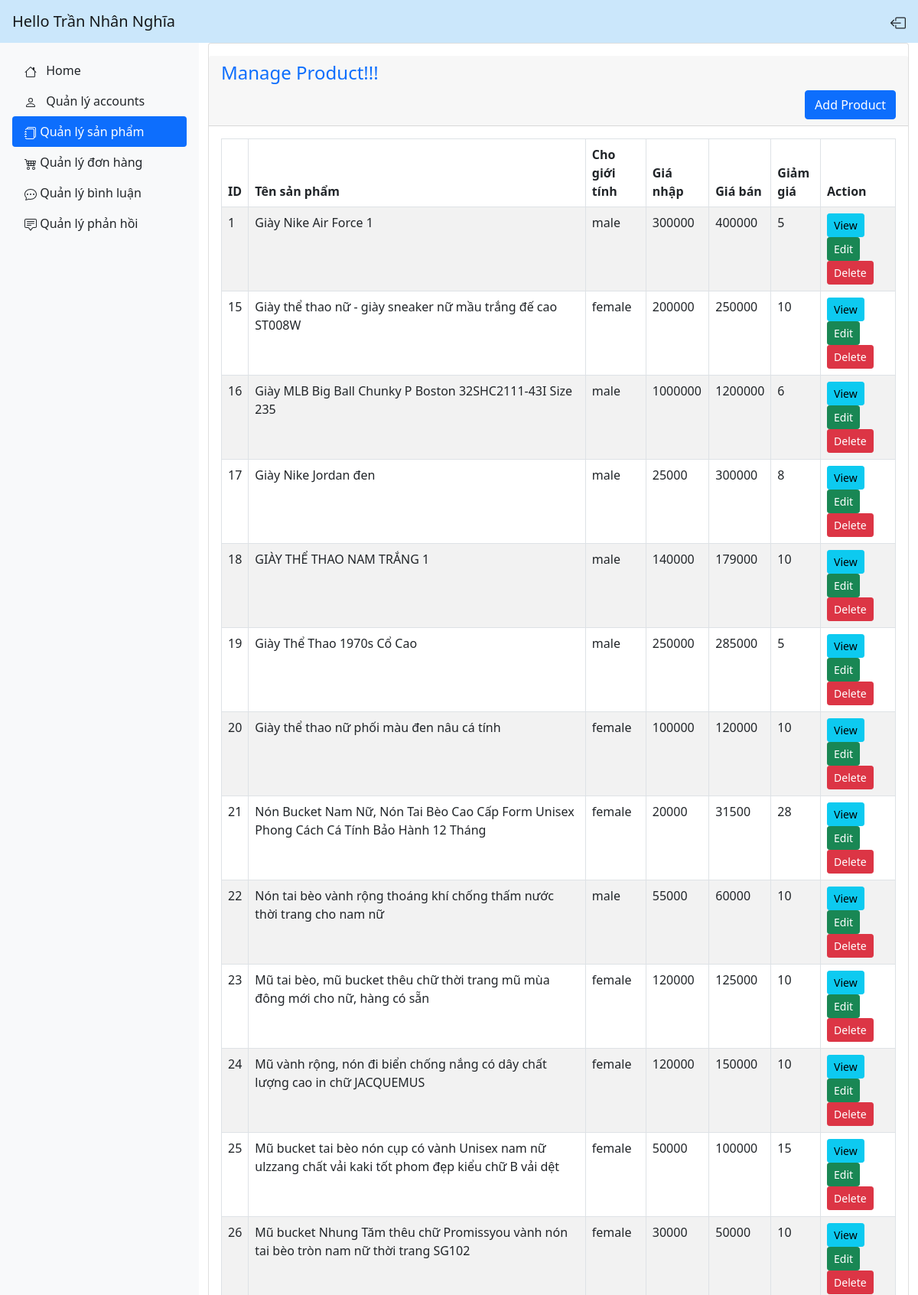
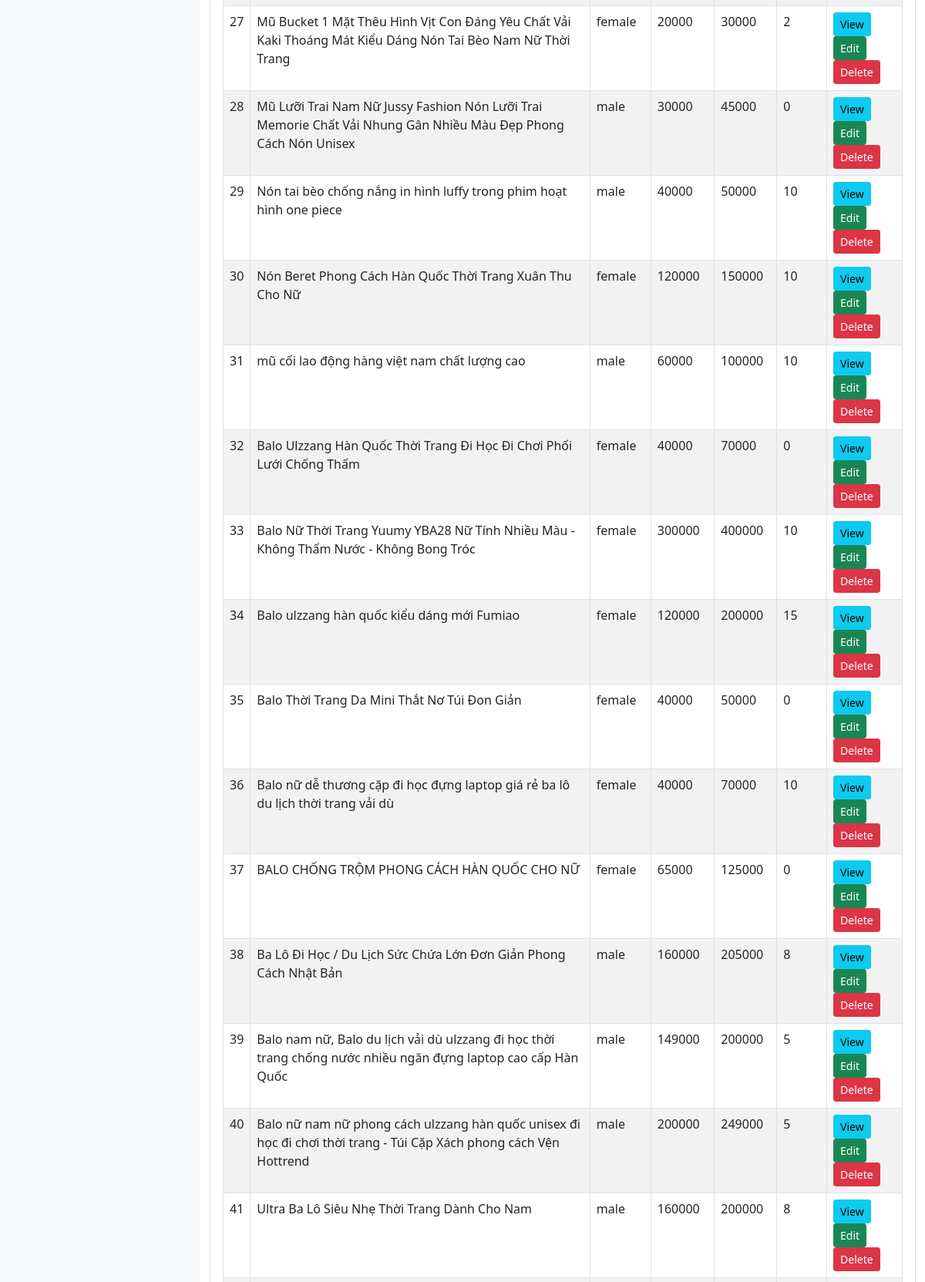
The app's page /admin/product.php (signed in, upper part) with its own data (2 pictures, top to bottom).
### tables this page shows
CREATE TABLE `products` (
  `pro_id` int(11) NOT NULL,
  `categoryKind` varchar(10) NOT NULL,
  `pro_name` varchar(255) NOT NULL,
  `forGender` varchar(20) NOT NULL,
  `price_buy` int(11) NOT NULL,
  `price_sell` int(11) NOT NULL,
  `image` varchar(255) NOT NULL,
  `pro_description` text NOT NULL,
  `sell_percent` int(4) NOT NULL,
  `created_at` date NOT NULL DEFAULT current_timestamp()
);

### HTML/admin/product.php (the view, shortened to what this page needs)
<!DOCTYPE html>
<html lang="en">
<head>
    <link href="https://cdn.jsdelivr.net/npm/bootstrap@5.0.2/dist/css/bootstrap.min.css" rel="stylesheet">
</head>
<body>
    <?php if (!isset($_SESSION['is_admin']) || !$_SESSION['is_admin']) { ?>
        <div class="alert alert-danger text-center" role="alert">
            You don't have permission
        </div>
        <a href="../index.php" class="btn btn-primary">Return to homepage</a>
    <?php } else { ?>
        <nav class="navbar navbar-light" style="background-color: #cbe7fb;">
            <span class="navbar-brand mb-0 h1 ms-3">Hello <?php echo $_SESSION['name']; ?> </span>
            <a href="logout.php" class="nav-link link-dark">
            </a>
        </nav>
        <div class="d-flex">
            <div class="d-flex flex-column flex-shrink-0 p-3 bg-light" style="width: 260px; background-color: #e3f2fd;">
                <ul class="nav nav-pills flex-column mb-auto">
                    <li class="nav-item">
                        <a href="index.php" class="nav-link link-dark">
                            Home
                        </a>
                    </li>
                    <li>
                        <a href="account.php" class="nav-link link-dark">
                            Quản lý accounts
                        </a>
                    </li>
                    <li>
                        <a href="product.php" class="nav-link active" aria-current="page">
                            Quản lý sản phẩm
                        </a>
                    </li>
                    <li>
                        <a href="order.php" class="nav-link link-dark">
                            Quản lý đơn hàng
                        </a>
                    </li>
                    <li>
                        <a href="comment.php" class="nav-link link-dark">
                            Quản lý bình luận
                        </a>
                    </li>
                    <li>
                        <a href="reply.php" class="nav-link link-dark">
                            Quản lý phản hồi
                        </a>
                    </li>
                </ul>
            </div>
            <div class="container">
                <div class="row">
                    <div class="col-md-12">
                        <div class="card">
                            <div class="card-header mt-3">
                                <div class="h4 text-primary">Manage Product!!!</div>
                                <button type="button" class="btn btn-primary float-end" data-bs-toggle="modal" data-bs-target="#productAddModal">
                                    Add Product
                                </button>
                            </div>
                            <div class="card-body">
                                <table class="table table-bordered table-striped" id="myTable">
                                    <thead>
                                        <tr>
                                            <th>ID</th>
                                            <th style="width: 50% !important">Tên sản phẩm</th>
                                            <th>Cho giới tính</th>
                                            <th>Giá nhập</th>
                                            <th>Giá bán</th>
                                            <th>Giảm giá</th>
                                            <th>Action</th>
                                        </tr>
                                    </thead>
                                    <tbody>
                                        <?php
                                        require 'dbcon.php';
                                        $sql = "SELECT * FROM products";
                                        $result = mysqli_query($conn, $sql);
                                        if (mysqli_num_rows($result) > 0) {
                                            foreach ($result as $product) {
                                        ?>
                                                <tr>
                                                    <td><?= $product['pro_id'] ?></td>
                                                    <td><?= $product['pro_name'] ?></td>
                                                    <td><?= $product['forGender'] ?></td>
                                                    <td><?= $product['price_buy'] ?></td>
                                                    <td><?= $product['price_sell'] ?></td>
                                                    <td><?= $product['sell_percent'] ?></td>
                                                    <td>
                                                        <button type="button" value="<?= $product['pro_id']; ?>" class="viewProductBtn btn btn-info btn-sm">View</button>
                                                        <button type="button" value="<?= $product['pro_id']; ?>" class="editProductBtn btn btn-success btn-sm">Edit</button>
                                                        <button type="button" value="<?= $product['pro_id']; ?>" class="deleteProductBtn btn btn-danger btn-sm">Delete</button>
                                                    </td>
                                                </tr>
                                        <?php
                                            }
                                        }
                                        ?>
                                    </tbody>
                                </table>
                            </div>
                        </div>
                    </div>
                </div>
            </div>
        </div>
    <?php } ?>
</body>
</html>

### records on screen
products: pro_id "1", pro_name "Giày Nike Air Force 1", forGender "male", price_buy "300000", price_sell "400000", sell_percent "5"
products: pro_id "15", pro_name "Giày thể thao nữ - giày sneaker nữ mầu trắng đế cao ST008W", forGender "female", price_buy "200000", price_sell "250000", sell_percent "10"
products: pro_id "16", pro_name "Giày MLB Big Ball Chunky P Boston 32SHC2111-43I Size 235", forGender "male", price_buy "1000000", price_sell "1200000", sell_percent "6"
products: pro_id "17", pro_name "Giày Nike Jordan đen", forGender "male", price_buy "25000", price_sell "300000", sell_percent "8"
products: pro_id "18", pro_name "GIÀY THỂ THAO NAM TRẮNG 1", forGender "male", price_buy "140000", price_sell "179000", sell_percent "10"
products: pro_id "19", pro_name "Giày Thể Thao 1970s Cổ Cao", forGender "male", price_buy "250000", price_sell "285000", sell_percent "5"
products: pro_id "20", pro_name "Giày thể thao nữ phối màu đen nâu cá tính", forGender "female", price_buy "100000", price_sell "120000", sell_percent "10"
products: pro_id "21", pro_name "Nón Bucket Nam Nữ, Nón Tai Bèo Cao Cấp Form Unisex Phong Cách Cá Tính Bảo Hành 12 Tháng", forGender "female", price_buy "20000", price_sell "31500", sell_percent "28"
products: pro_id "22", pro_name "Nón tai bèo vành rộng thoáng khí chống thấm nước thời trang cho nam nữ", forGender "male", price_buy "55000", price_sell "60000", sell_percent "10"
products: pro_id "23", pro_name "Mũ tai bèo, mũ bucket thêu chữ thời trang mũ mùa đông mới cho nữ, hàng có sẵn", forGender "female", price_buy "120000", price_sell "125000", sell_percent "10"
products: pro_id "24", pro_name "Mũ vành rộng, nón đi biển chống nắng có dây chất lượng cao in chữ JACQUEMUS", forGender "female", price_buy "120000", price_sell "150000", sell_percent "10"
products: pro_id "25", pro_name "Mũ bucket tai bèo nón cụp có vành Unisex nam nữ ulzzang chất vải kaki tốt phom đẹp kiểu chữ B vải dệt", forGender "female", price_buy "50000", price_sell "100000", sell_percent "15"
products: pro_id "26", pro_name "Mũ bucket Nhung Tăm thêu chữ Promissyou vành nón tai bèo tròn nam nữ thời trang SG102", forGender "female", price_buy "30000", price_sell "50000", sell_percent "10"
products: pro_id "27", pro_name "Mũ Bucket 1 Mặt Thêu Hình Vịt Con Đáng Yêu Chất Vải Kaki Thoáng Mát Kiểu Dáng Nón Tai Bèo Nam Nữ Thời Trang", forGender "female", price_buy "20000", price_sell "30000", sell_percent "2"
products: pro_id "28", pro_name "Mũ Lưỡi Trai Nam Nữ Jussy Fashion Nón Lưỡi Trai Memorie Chất Vải Nhung Gân Nhiều Màu Đẹp Phong Cách Nón Unisex", forGender "male", price_buy "30000", price_sell "45000", sell_percent "0"
products: pro_id "29", pro_name "Nón tai bèo chống nắng in hình luffy trong phim hoạt hình one piece", forGender "male", price_buy "40000", price_sell "50000", sell_percent "10"
products: pro_id "30", pro_name "Nón Beret Phong Cách Hàn Quốc Thời Trang Xuân Thu Cho Nữ", forGender "female", price_buy "120000", price_sell "150000", sell_percent "10"
products: pro_id "31", pro_name "mũ cối lao động hàng việt nam chất lượng cao", forGender "male", price_buy "60000", price_sell "100000", sell_percent "10"
products: pro_id "32", pro_name "Balo Ulzzang Hàn Quốc Thời Trang Đi Học Đi Chơi Phối Lưới Chống Thấm", forGender "female", price_buy "40000", price_sell "70000", sell_percent "0"
products: pro_id "33", pro_name "Balo Nữ Thời Trang Yuumy YBA28 Nữ Tính Nhiều Màu - Không Thấm Nước - Không Bong Tróc", forGender "female", price_buy "300000", price_sell "400000", sell_percent "10"
products: pro_id "34", pro_name "Balo ulzzang hàn quốc kiểu dáng mới Fumiao", forGender "female", price_buy "120000", price_sell "200000", sell_percent "15"
products: pro_id "35", pro_name "Balo Thời Trang Da Mini Thắt Nơ Túi Đon Giản", forGender "female", price_buy "40000", price_sell "50000", sell_percent "0"
products: pro_id "36", pro_name "Balo nữ dễ thương cặp đi học đựng laptop giá rẻ ba lô du lịch thời trang vải dù", forGender "female", price_buy "40000", price_sell "70000", sell_percent "10"
products: pro_id "37", pro_name "BALO CHỐNG TRỘM PHONG CÁCH HÀN QUỐC CHO NỮ", forGender "female", price_buy "65000", price_sell "125000", sell_percent "0"
products: pro_id "38", pro_name "Ba Lô Đi Học / Du Lịch Sức Chứa Lớn Đơn Giản Phong Cách Nhật Bản", forGender "male", price_buy "160000", price_sell "205000", sell_percent "8"
products: pro_id "39", pro_name "Balo nam nữ, Balo du lịch vải dù ulzzang đi học thời trang chống nước nhiều ngăn đựng laptop cao cấp Hàn Quốc", forGender "male", price_buy "149000", price_sell "200000", sell_percent "5"
products: pro_id "40", pro_name "Balo nữ nam nữ phong cách ulzzang hàn quốc unisex đi học đi chơi thời trang - Túi Cặp Xách phong cách Vện Hottrend", forGender "male", price_buy "200000", price_sell "249000", sell_percent "5"
products: pro_id "41", pro_name "Ultra Ba Lô Siêu Nhẹ Thời Trang Dành Cho Nam", forGender "male", price_buy "160000", price_sell "200000", sell_percent "8"

### other values on screen
$_SESSION['name'] "Trần Nhân Nghĩa"
